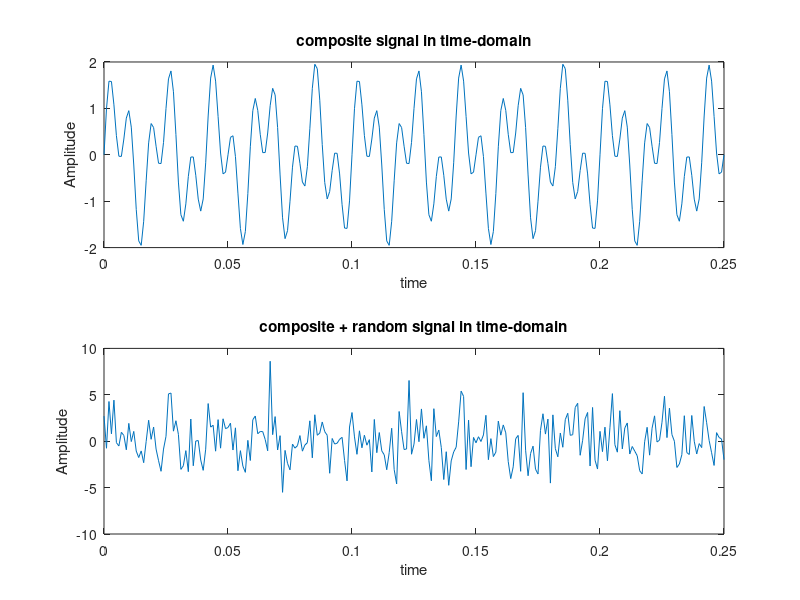
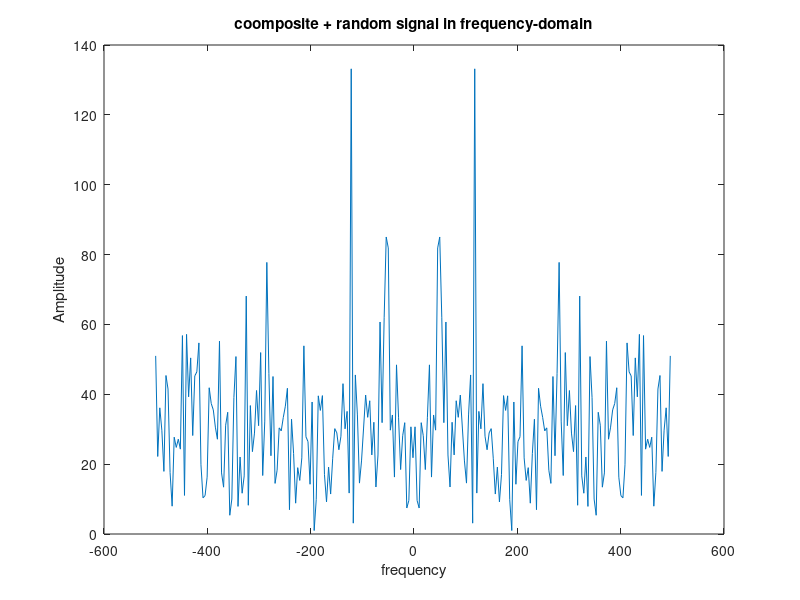
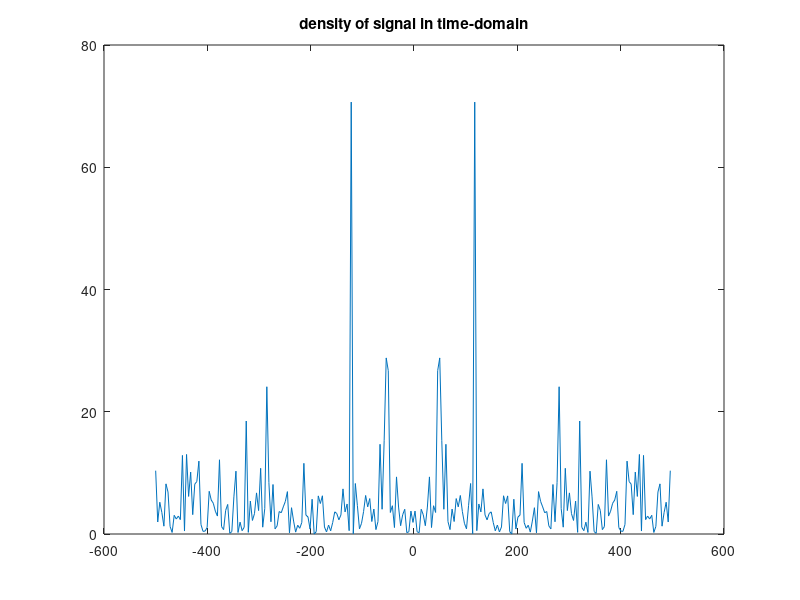
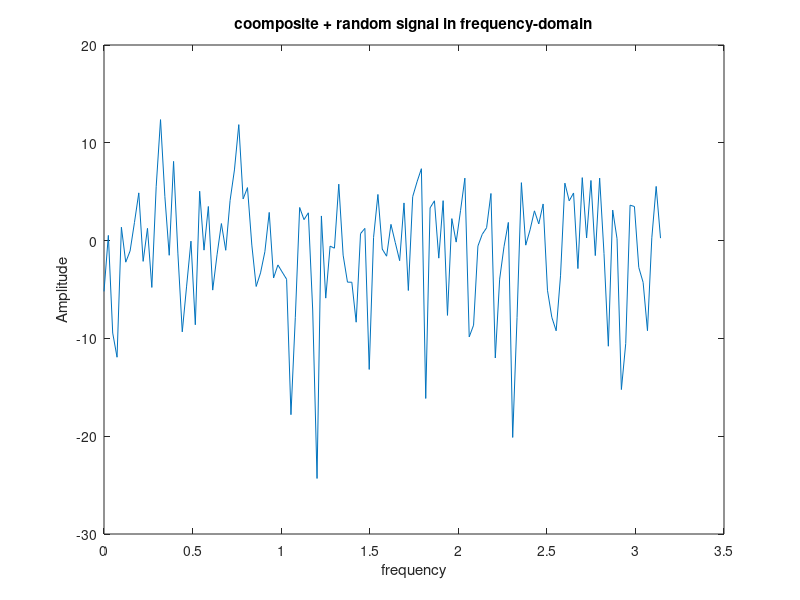

The MATLAB source for these figures, in order:

clear all 
close all
% first part of the task is to simply plot composite sinusiods over the time t.

t=0:1/1000:0.25;
x= sin(2*pi*50*t) + sin(2*pi*120*t);
subplot(211);
plot(t,x);
title('composite signal in time-domain');
    xlabel('time');
    ylabel('Amplitude');
    
% second part of the task is to add 2 division random signal to composite sinusiods over the time t.

y=x + 2*randn(size(t));
subplot(212);
plot(t,y);
title('composite + random signal in time-domain');
    xlabel('time');
    ylabel('Amplitude');
    
 % third part of the task is to find fast fourier transform of resultant
 % signal.
 
 figure;
 n=length(y);
 ft=fft(y,n);
 shiftf=(fftshift(ft));
 absvalue=abs(shiftf);
 fshift=(-n/2:n/2-1)*(1000/n);
 plot(fshift,absvalue);
 title('coomposite + random signal in frequency-domain');
    xlabel('frequency');
    ylabel('Amplitude');
  
 % fourth part of the task is to find the actual result, density of fft
 % signal anda plot its graph against shifted frequency
 % 

 figure;
 density=shiftf.*conj(shiftf)/n; % power of signal shiftf
 plot(fshift,density);
 title('density of signal in time-domain');
 figure;
 [p,w]=periodogram(y,rectwin(n));
 plot(w,10*log10(p));
 title('coomposite + random signal in frequency-domain');
    xlabel('frequency');
    ylabel('Amplitude');
 
 
 
 

 
